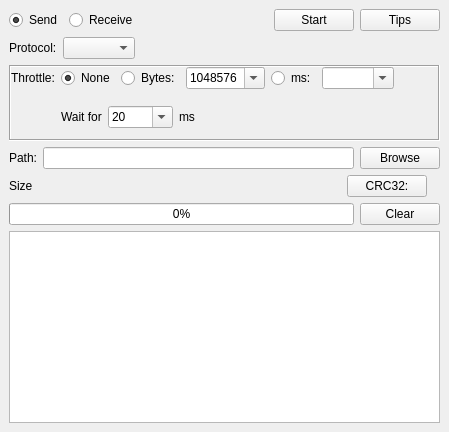
<?xml version="1.0" encoding="UTF-8"?>
<ui version="4.0">
 <class>FileTab</class>
 <widget class="QWidget" name="FileTab">
  <property name="geometry">
   <rect>
    <x>0</x>
    <y>0</y>
    <width>449</width>
    <height>432</height>
   </rect>
  </property>
  <property name="acceptDrops">
   <bool>true</bool>
  </property>
  <layout class="QVBoxLayout" name="_2">
   <property name="spacing">
    <number>0</number>
   </property>
   <property name="leftMargin">
    <number>0</number>
   </property>
   <property name="topMargin">
    <number>0</number>
   </property>
   <property name="rightMargin">
    <number>0</number>
   </property>
   <property name="bottomMargin">
    <number>0</number>
   </property>
   <item>
    <widget class="AdaptiveStackedWidget" name="stackedWidget">
     <property name="currentIndex">
      <number>0</number>
     </property>
     <widget class="QWidget" name="mainPage">
      <layout class="QVBoxLayout" name="centralLayout">
       <item>
        <layout class="QHBoxLayout" name="horizontalLayout_2">
         <item>
          <widget class="QWidget" name="sendReceiveWidget" native="true">
           <layout class="QHBoxLayout" name="horizontalLayout_8">
            <property name="leftMargin">
             <number>0</number>
            </property>
            <property name="topMargin">
             <number>0</number>
            </property>
            <property name="rightMargin">
             <number>0</number>
            </property>
            <property name="bottomMargin">
             <number>0</number>
            </property>
            <item>
             <widget class="QRadioButton" name="sendModeButton">
              <property name="text">
               <string>Send</string>
              </property>
              <property name="checked">
               <bool>true</bool>
              </property>
             </widget>
            </item>
            <item>
             <widget class="QRadioButton" name="receiveModeButton">
              <property name="text">
               <string>Receive</string>
              </property>
             </widget>
            </item>
           </layout>
          </widget>
         </item>
         <item>
          <spacer name="horizontalSpacer_2">
           <property name="orientation">
            <enum>Qt::Horizontal</enum>
           </property>
           <property name="sizeHint" stdset="0">
            <size>
             <width>40</width>
             <height>20</height>
            </size>
           </property>
          </spacer>
         </item>
         <item>
          <widget class="QPushButton" name="startStopButton">
           <property name="text">
            <string>Start</string>
           </property>
          </widget>
         </item>
         <item>
          <widget class="QPushButton" name="tipsButton">
           <property name="text">
            <string>Tips</string>
           </property>
          </widget>
         </item>
        </layout>
       </item>
       <item>
        <layout class="QHBoxLayout" name="horizontalLayout">
         <item>
          <widget class="QLabel" name="label">
           <property name="text">
            <string>Protocol:</string>
           </property>
          </widget>
         </item>
         <item>
          <widget class="QComboBox" name="protoBox">
           <property name="sizeAdjustPolicy">
            <enum>QComboBox::AdjustToContents</enum>
           </property>
          </widget>
         </item>
         <item>
          <spacer name="horizontalSpacer">
           <property name="orientation">
            <enum>Qt::Horizontal</enum>
           </property>
           <property name="sizeHint" stdset="0">
            <size>
             <width>0</width>
             <height>0</height>
            </size>
           </property>
          </spacer>
         </item>
        </layout>
       </item>
       <item>
        <widget class="AdaptiveStackedWidget" name="protoParamWidget">
         <property name="frameShape">
          <enum>QFrame::Box</enum>
         </property>
         <property name="frameShadow">
          <enum>QFrame::Sunken</enum>
         </property>
         <property name="currentIndex">
          <number>0</number>
         </property>
         <widget class="QWidget" name="rawTxParamWidget">
          <layout class="QVBoxLayout" name="verticalLayout">
           <property name="leftMargin">
            <number>0</number>
           </property>
           <property name="topMargin">
            <number>0</number>
           </property>
           <property name="rightMargin">
            <number>0</number>
           </property>
           <property name="bottomMargin">
            <number>0</number>
           </property>
           <item>
            <layout class="QGridLayout" name="gridLayout">
             <item row="0" column="1">
              <layout class="QHBoxLayout" name="horizontalLayout_6">
               <item>
                <widget class="QRadioButton" name="RawTx_throttleNoneButton">
                 <property name="text">
                  <string>None</string>
                 </property>
                 <property name="checked">
                  <bool>true</bool>
                 </property>
                 <attribute name="buttonGroup">
                  <string notr="true">RawTx_throttleGrp</string>
                 </attribute>
                </widget>
               </item>
               <item>
                <widget class="QRadioButton" name="RawTx_throttleByteButton">
                 <property name="text">
                  <string>Bytes:</string>
                 </property>
                 <attribute name="buttonGroup">
                  <string notr="true">RawTx_throttleGrp</string>
                 </attribute>
                </widget>
               </item>
               <item>
                <widget class="QComboBox" name="RawTx_throttleByteBox">
                 <property name="editable">
                  <bool>true</bool>
                 </property>
                 <property name="sizeAdjustPolicy">
                  <enum>QComboBox::AdjustToContents</enum>
                 </property>
                 <item>
                  <property name="text">
                   <string>1048576</string>
                  </property>
                 </item>
                 <item>
                  <property name="text">
                   <string>65536</string>
                  </property>
                 </item>
                 <item>
                  <property name="text">
                   <string>8940</string>
                  </property>
                 </item>
                 <item>
                  <property name="text">
                   <string>1440</string>
                  </property>
                 </item>
                 <item>
                  <property name="text">
                   <string>1220</string>
                  </property>
                 </item>
                 <item>
                  <property name="text">
                   <string>1024</string>
                  </property>
                 </item>
                 <item>
                  <property name="text">
                   <string>536</string>
                  </property>
                 </item>
                 <item>
                  <property name="text">
                   <string>512</string>
                  </property>
                 </item>
                 <item>
                  <property name="text">
                   <string>256</string>
                  </property>
                 </item>
                 <item>
                  <property name="text">
                   <string>16</string>
                  </property>
                 </item>
                </widget>
               </item>
               <item>
                <widget class="QRadioButton" name="RawTx_throttleMsButton">
                 <property name="text">
                  <string>ms:</string>
                 </property>
                 <attribute name="buttonGroup">
                  <string notr="true">RawTx_throttleGrp</string>
                 </attribute>
                </widget>
               </item>
               <item>
                <widget class="QComboBox" name="RawTx_throttleMsBox">
                 <property name="editable">
                  <bool>true</bool>
                 </property>
                 <property name="sizeAdjustPolicy">
                  <enum>QComboBox::AdjustToContents</enum>
                 </property>
                </widget>
               </item>
               <item>
                <spacer name="horizontalSpacer_3">
                 <property name="orientation">
                  <enum>Qt::Horizontal</enum>
                 </property>
                 <property name="sizeHint" stdset="0">
                  <size>
                   <width>0</width>
                   <height>0</height>
                  </size>
                 </property>
                </spacer>
               </item>
              </layout>
             </item>
             <item row="0" column="0">
              <widget class="QLabel" name="label_3">
               <property name="text">
                <string>Throttle:</string>
               </property>
              </widget>
             </item>
             <item row="1" column="1">
              <layout class="QHBoxLayout" name="horizontalLayout_7">
               <item>
                <widget class="QLabel" name="label_4">
                 <property name="text">
                  <string>Wait for</string>
                 </property>
                </widget>
               </item>
               <item>
                <widget class="QComboBox" name="RawTx_throttleWaitMsBox">
                 <property name="editable">
                  <bool>true</bool>
                 </property>
                 <property name="sizeAdjustPolicy">
                  <enum>QComboBox::AdjustToContents</enum>
                 </property>
                 <item>
                  <property name="text">
                   <string>20</string>
                  </property>
                 </item>
                 <item>
                  <property name="text">
                   <string>50</string>
                  </property>
                 </item>
                 <item>
                  <property name="text">
                   <string>100</string>
                  </property>
                 </item>
                 <item>
                  <property name="text">
                   <string>200</string>
                  </property>
                 </item>
                 <item>
                  <property name="text">
                   <string>500</string>
                  </property>
                 </item>
                 <item>
                  <property name="text">
                   <string>1000</string>
                  </property>
                 </item>
                 <item>
                  <property name="text">
                   <string>2000</string>
                  </property>
                 </item>
                 <item>
                  <property name="text">
                   <string>5000</string>
                  </property>
                 </item>
                 <item>
                  <property name="text">
                   <string>10000</string>
                  </property>
                 </item>
                </widget>
               </item>
               <item>
                <widget class="QLabel" name="label_5">
                 <property name="text">
                  <string>ms</string>
                 </property>
                </widget>
               </item>
               <item>
                <spacer name="horizontalSpacer_5">
                 <property name="orientation">
                  <enum>Qt::Horizontal</enum>
                 </property>
                 <property name="sizeHint" stdset="0">
                  <size>
                   <width>0</width>
                   <height>0</height>
                  </size>
                 </property>
                </spacer>
               </item>
              </layout>
             </item>
            </layout>
           </item>
          </layout>
         </widget>
         <widget class="QWidget" name="rawRxParamWidget">
          <layout class="QVBoxLayout" name="verticalLayout_3">
           <property name="leftMargin">
            <number>0</number>
           </property>
           <property name="topMargin">
            <number>0</number>
           </property>
           <property name="rightMargin">
            <number>0</number>
           </property>
           <property name="bottomMargin">
            <number>0</number>
           </property>
           <item>
            <layout class="QHBoxLayout" name="horizontalLayout_10">
             <item>
              <widget class="QLabel" name="label_6">
               <property name="text">
                <string>Auto Stop:</string>
               </property>
              </widget>
             </item>
             <item>
              <widget class="QRadioButton" name="RawRx_autostopNoneButton">
               <property name="text">
                <string>None</string>
               </property>
               <property name="checked">
                <bool>true</bool>
               </property>
               <attribute name="buttonGroup">
                <string notr="true">RawRx_autostopGrp</string>
               </attribute>
              </widget>
             </item>
             <item>
              <widget class="QRadioButton" name="RawRx_autostopByteButton">
               <property name="text">
                <string>Bytes:</string>
               </property>
               <attribute name="buttonGroup">
                <string notr="true">RawRx_autostopGrp</string>
               </attribute>
              </widget>
             </item>
             <item>
              <widget class="QComboBox" name="RawRx_autostopByteBox">
               <property name="editable">
                <bool>true</bool>
               </property>
               <property name="sizeAdjustPolicy">
                <enum>QComboBox::AdjustToContents</enum>
               </property>
               <item>
                <property name="text">
                 <string>1048576</string>
                </property>
               </item>
               <item>
                <property name="text">
                 <string>65536</string>
                </property>
               </item>
               <item>
                <property name="text">
                 <string>8940</string>
                </property>
               </item>
               <item>
                <property name="text">
                 <string>1440</string>
                </property>
               </item>
               <item>
                <property name="text">
                 <string>1220</string>
                </property>
               </item>
               <item>
                <property name="text">
                 <string>1024</string>
                </property>
               </item>
               <item>
                <property name="text">
                 <string>536</string>
                </property>
               </item>
               <item>
                <property name="text">
                 <string>512</string>
                </property>
               </item>
               <item>
                <property name="text">
                 <string>256</string>
                </property>
               </item>
               <item>
                <property name="text">
                 <string>16</string>
                </property>
               </item>
              </widget>
             </item>
             <item>
              <spacer name="horizontalSpacer_7">
               <property name="orientation">
                <enum>Qt::Horizontal</enum>
               </property>
               <property name="sizeHint" stdset="0">
                <size>
                 <width>0</width>
                 <height>0</height>
                </size>
               </property>
              </spacer>
             </item>
            </layout>
           </item>
          </layout>
         </widget>
        </widget>
       </item>
       <item>
        <layout class="QHBoxLayout" name="horizontalLayout_3">
         <item>
          <widget class="QLabel" name="label_2">
           <property name="text">
            <string>Path:</string>
           </property>
          </widget>
         </item>
         <item>
          <widget class="QLineEdit" name="filePathEdit"/>
         </item>
         <item>
          <widget class="QPushButton" name="fileBrowseButton">
           <property name="text">
            <string>Browse</string>
           </property>
          </widget>
         </item>
        </layout>
       </item>
       <item>
        <layout class="QHBoxLayout" name="horizontalLayout_4">
         <item>
          <widget class="QLabel" name="sizeLabel">
           <property name="text">
            <string>Size</string>
           </property>
          </widget>
         </item>
         <item>
          <spacer name="horizontalSpacer_4">
           <property name="orientation">
            <enum>Qt::Horizontal</enum>
           </property>
           <property name="sizeHint" stdset="0">
            <size>
             <width>0</width>
             <height>0</height>
            </size>
           </property>
          </spacer>
         </item>
         <item>
          <widget class="QPushButton" name="checksumButton">
           <property name="text">
            <string>CRC32:</string>
           </property>
          </widget>
         </item>
         <item>
          <widget class="QLabel" name="checksumLabel">
           <property name="text">
            <string/>
           </property>
          </widget>
         </item>
        </layout>
       </item>
       <item>
        <layout class="QHBoxLayout" name="horizontalLayout_5">
         <item>
          <widget class="QProgressBar" name="progressBar">
           <property name="value">
            <number>0</number>
           </property>
          </widget>
         </item>
         <item>
          <widget class="QPushButton" name="clearButton">
           <property name="text">
            <string>Clear</string>
           </property>
          </widget>
         </item>
        </layout>
       </item>
       <item>
        <widget class="QPlainTextEdit" name="statusEdit">
         <property name="readOnly">
          <bool>true</bool>
         </property>
        </widget>
       </item>
      </layout>
     </widget>
     <widget class="QWidget" name="tipsPage">
      <layout class="QVBoxLayout" name="verticalLayout_2">
       <item>
        <layout class="QHBoxLayout" name="horizontalLayout_9">
         <item>
          <spacer name="horizontalSpacer_6">
           <property name="orientation">
            <enum>Qt::Horizontal</enum>
           </property>
           <property name="sizeHint" stdset="0">
            <size>
             <width>0</width>
             <height>0</height>
            </size>
           </property>
          </spacer>
         </item>
         <item>
          <widget class="QPushButton" name="tipsBackButton">
           <property name="text">
            <string>Back</string>
           </property>
          </widget>
         </item>
        </layout>
       </item>
       <item>
        <widget class="QPlainTextEdit" name="tipsEdit">
         <property name="undoRedoEnabled">
          <bool>false</bool>
         </property>
         <property name="readOnly">
          <bool>true</bool>
         </property>
         <property name="plainText">
          <string>For best performance:
In Send mode, turn off &quot;Enable echo&quot; in DataTab.
In Receive mode, turn off &quot;Realtime&quot; in DataTab, and disable Plot.</string>
         </property>
        </widget>
       </item>
      </layout>
     </widget>
    </widget>
   </item>
  </layout>
 </widget>
 <customwidgets>
  <customwidget>
   <class>AdaptiveStackedWidget</class>
   <extends>QStackedWidget</extends>
   <header>adaptivestackedwidget.h</header>
   <container>1</container>
  </customwidget>
 </customwidgets>
 <resources/>
 <connections/>
 <buttongroups>
  <buttongroup name="RawTx_throttleGrp"/>
  <buttongroup name="RawRx_autostopGrp"/>
 </buttongroups>
</ui>
